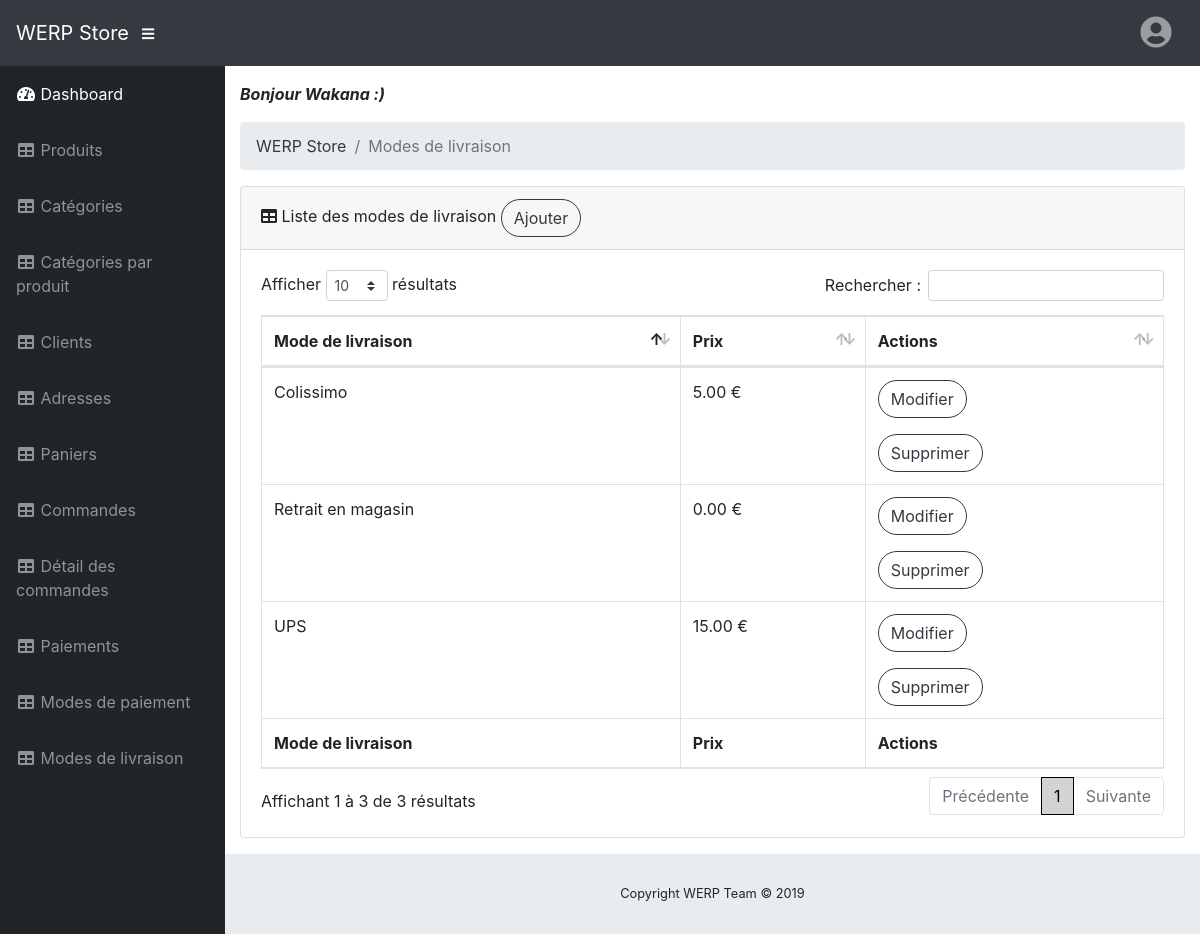
/back-office/webroot/index?module=dashboard&action=livraison_modes (signed in), run on the app's committed database.
### tables this page shows
CREATE TABLE IF NOT EXISTS `st_types_of_logistics` (
  `typ_log_id` int(11) NOT NULL AUTO_INCREMENT,
  `typ_log_descr` varchar(45) NOT NULL,
  `typ_log_price` decimal(10,2) NOT NULL,
  PRIMARY KEY (`typ_log_id`)
);

### back-office/app/controller/dashboard/livraison_modes.php (called while the page is built, shortened)
<?php
  include ("../app/model/livraison_mode/afficher_livraison_modes.php");
  $livraison_modes = afficher_livraison_modes();
  include ("../app/view/dashboard/livraison_modes.php");

### back-office/app/model/livraison_mode/afficher_livraison_modes.php (called while the page is built, shortened)
<?php
  function afficher_livraison_modes() {
    global $pdo;
    try {
      $query = "SELECT *
                FROM st_types_of_logistics";
      $req = $pdo->prepare($query);
      $req->execute();
      $req->setFetchMode(PDO::FETCH_ASSOC);
      $data = $req->fetchAll();
      return $data;
    }
    catch (Exception $e) {
      die ("SQL Erreur : " . utf8_encode($e->getMessage()));
    }
  }

### back-office/app/view/dashboard/livraison_modes.php (the view, shortened to what this page needs)
    <?php include("../app/view/layout/header.inc.php"); ?>
    <li class="breadcrumb-item active">Modes de livraison</li>
  </ol>
  <div class="card mb-3">
    <div class="card-header">
      <i class="fas fa-table"></i>
      Liste des modes de livraison
      <a class="btn btn-outline-dark rounded-pill" href="index?module=dashboard&action=livraison_modes_ajouter" role="button">Ajouter</a>
    </div>
    <div class="card-body">
      <div class="table-responsive">
        <table class="table table-bordered" id="dataTable">
          <thead>
            <tr>
              <th>Mode de livraison</th>
              <th>Prix</th>
              <th>Actions</th>
            </tr>
          </thead>
          <tbody>
            <?php foreach ($livraison_modes as $livraison_mode) { ?>
            <tr>
              <td><?= $livraison_mode['typ_log_descr'] ?></td>
              <td><?= $livraison_mode['typ_log_price'] ?> &euro;</td>
              <td>
                <a class="btn btn-outline-dark rounded-pill" href="index?module=dashboard&action=livraison_modes_modifier&id=<?= $livraison_mode['typ_log_id'] ?>">Modifier</a>
                <br>
                <a class="btn btn-outline-dark rounded-pill mt-3" href="#" data-typ_log_descr="<?= $livraison_mode['typ_log_descr'] ?>" data-typ_log_id="<?= $livraison_mode['typ_log_id'] ?>" data-toggle="modal" data-target="#supprimer_livraison_mode">Supprimer</a>
              </td>
            </tr>
            <?php } ?>
          </tbody>
          <tfoot>
            <tr>
              <th>Mode de livraison</th>
              <th>Prix</th>
              <th>Actions</th>
            </tr>
          </tfoot>
        </table>
      </div>
    </div>
  </div>
</div>
<?php include("../app/view/layout/footer.inc.php"); ?>

### data on the page
st_types_of_logistics: typ_log_descr "Colissimo", typ_log_price "5.00"
st_types_of_logistics: typ_log_descr "UPS", typ_log_price "15.00"
st_types_of_logistics: typ_log_descr "Retrait en magasin", typ_log_price "0.00"

### other printed values
SITE_NAME "WERP Store"
$_SESSION["user"]["cus_firstname"] "Wakana"
SITE_COPYRIGHT "Copyright WERP Team © 2019"
